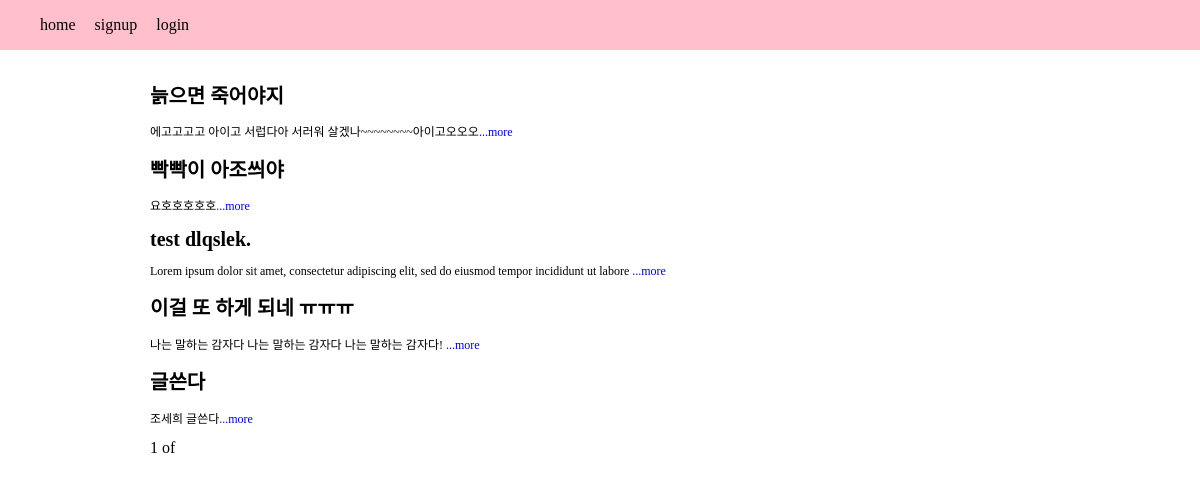
The page / on the database its author committed.
### blog/models.py (models this page shows, shortened)
class Blog(models.Model):
    title = models.CharField(max_length = 2000)
    pub_dated = models.DateTimeField('data published')
    body = models.TextField()
    def summary(self):
        return self.body[:100]

### blog/views.py (the view)
# urls.py: 2. Add a URL to urlpatterns:  path('', views.home, name='home')
def home(request):
    blogs = Blog.objects
    blog_list = Blog.objects.all()
    paginator = Paginator(blog_list, 5)
    page = request.GET.get('page')
    posts = paginator.get_page(page)
    return render(request, 'home.html', {'blogs':blogs, 'posts':posts})

### blog/templates/home.html (shortened to what this page needs)
{% extends 'base.html' %}
{% block content %}
    {% for blog in posts %}
            <h1 class="main-title">{{blog.title}}</h1>
            <p class="main-summary">{{blog.summary}}<a href="{%url 'detail' blog.id %}">...more</a></p>
    {% endfor%}
    <span>{{posts.number}}</span>
    <span>of</span>
    <br>
    <br>
    <div class="container">
        <div id="map" style="width:500px;height:400px;"></div>
    </div>
    <br>
    <br>
    <br>
{% endblock %}

### myproject/static/css/base.css (style rules this page uses)
body { margin: 0; padding: 0; }
a { text-decoration: none; }
.main-title { font-size : 20px; }
.main-summary { font-size: 12px; }

### rows shown on the page
Blog: title "늙으면 죽어야지", summary "에고고고고 아이고 서럽다아 서러워 살겠나~~~~~~~~아이고오오오"
Blog: title "빡빡이 아조씌야", summary "요호호호호호"
Blog: title "test dlqslek.", summary "Lorem ipsum dolor sit amet, consectetur adipiscing elit, sed do eiusmod tempor incididunt ut labore"
Blog: title "이걸 또 하게 되네 ㅠㅠㅠ", summary "나는 말하는 감자다 나는 말하는 감자다 나는 말하는 감자다!"
Blog: title "글쓴다", summary "조세희 글쓴다"

### other values the page prints
{{ posts.number }} "1"
